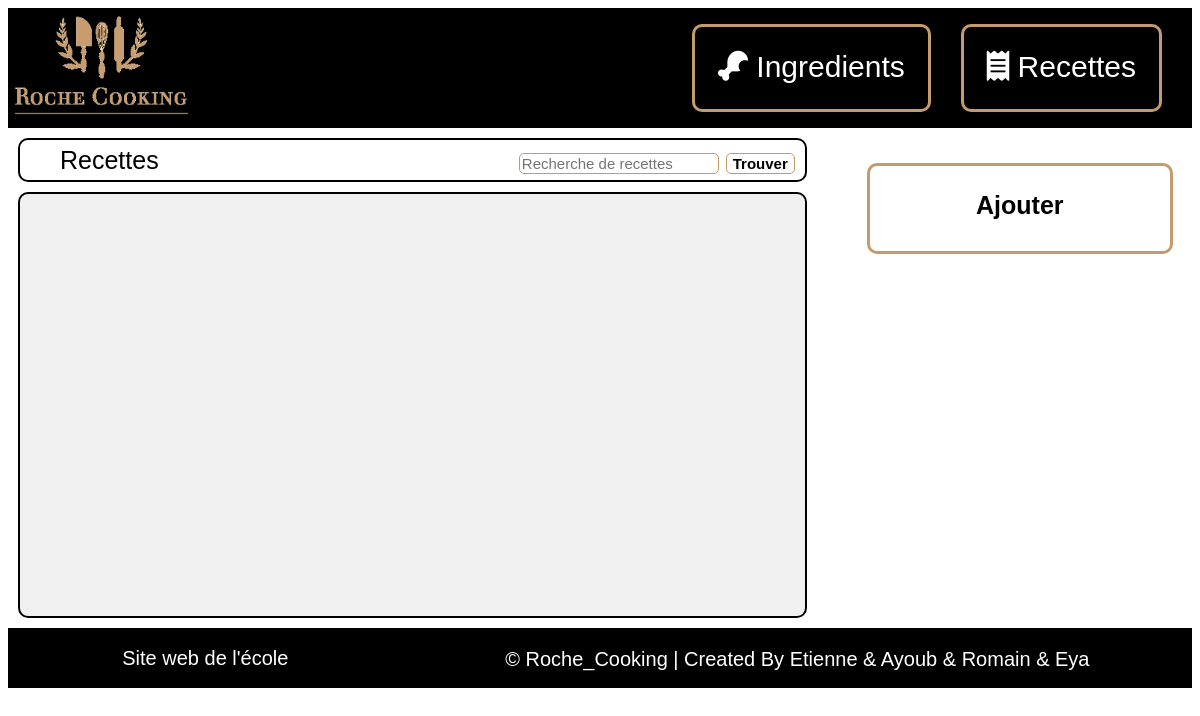
The page /index.php?action=readAll&controller=recette on the database as committed earlier.
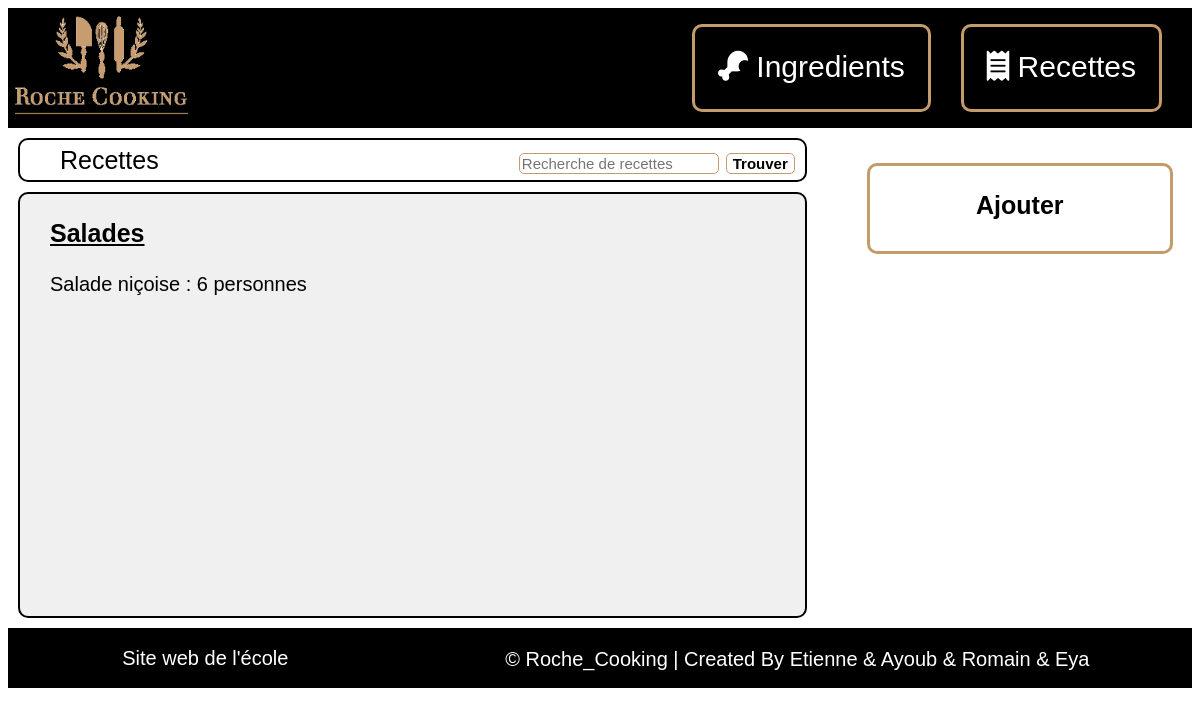
The same page on the database as committed later.
### tables this page shows
CREATE TABLE `typerecette` (
  `idTypeRecette` int(11) NOT NULL,
  `nomTypeRecette` varchar(50) NOT NULL
);

CREATE TABLE `recette` (
  `idRecette` int(11) NOT NULL,
  `idTypeRecette` int(11) NOT NULL,
  `idAuteur` int(11) NOT NULL,
  `nomRecette` varchar(50) NOT NULL,
  `nombrePortion` int(11) NOT NULL,
  `descriptif` varchar(300) NOT NULL,
  `progression` varchar(2000) NOT NULL,
  `prixMainOeuvre` decimal(10,0) NOT NULL,
  `multiplicateur` decimal(10,0) NOT NULL
);

### controller/ControllerRecette.php (called while the page is built, shortened)
<?php
require_once (File::build_path(array("model", "ModelRecette.php")));
require_once(File::build_path(array("model","ModelTypeRecette.php")));
class ControllerRecette {
    public static function readAll() {
        $tab_r = ModelRecette::selectAll();
        $tabTypeRecette = ModelTypeRecette::selectAll();
        require (File::build_path(array("view", "view.php")));
    }
}

### index.php (called while the page is built, shortened)
<?php
        require_once File::build_path(array("controller", "routeur.php"));
?>

### model/Model.php (called while the page is built, shortened)
<?php
class Model {
    public static $pdo;
    public static function Init() {
        $hostname = Conf::getHostname();
        $database_name = Conf::getDatabase();
        $login = Conf::getLogin();
        $password = Conf::getPassword();
        try {
            self::$pdo = new PDO("mysql:host=$hostname;dbname=$database_name", $login, $password,
                    array(PDO::MYSQL_ATTR_INIT_COMMAND => "SET NAMES utf8"));
            self::$pdo->setAttribute(PDO::ATTR_ERRMODE, PDO::ERRMODE_EXCEPTION);
        } catch (PDOException $e) {
            if (Conf::getDebug()) {
                echo $e->getMessage();
            } else {
                echo 'Une erreur est survenue <a href=""> retour a la page d\'accueil </a>';
            }
            die();
        }
    }
    public static function selectAll() {
        $table_name = static::$object;
        $class_name = "Model" . ucfirst($table_name);
        $rep = (Model::$pdo)->query("Select * From " . ucfirst($table_name));
        $rep->setFetchMode(PDO::FETCH_CLASS, $class_name);
        $tab = $rep->fetchAll();
        return $tab;
    }
}

### model/ModelTypeRecette.php (called while the page is built, shortened)
<?php
require_once File::build_path(array("model", "Model.php"));
class ModelTypeRecette extends Model{
    private $idTypeRecette;
    private $nomTypeRecette;
    function getIdTypeRecette() {
        return $this->idTypeRecette;
    }
    function getNomTypeRecette() {
        return $this->nomTypeRecette;
    }
}

### model/ModelRecette.php (called while the page is built, shortened)
<?php
require_once File::build_path(array("model", "Model.php"));
class ModelRecette extends Model{
    private $idRecette;
    private $idTypeRecette;
    private $nomRecette;
    private $nombrePortion;
    function getIdRecette() {
        return $this->idRecette;
    }
    function getIdTypeRecette() {
        return $this->idTypeRecette;
    }
    function getNomRecette() {
        return $this->nomRecette;
    }
    function getNombrePortion() {
        return $this->nombrePortion;
    }
}

### view/recette/list.php (the view, shortened to what this page needs)
<head>
    <link rel="stylesheet" type="text/css" href="style/style_contenu_bd.css">
    <link rel="stylesheet" type="text/css" href="style/style_bouton_gestion_bd.css">
</head>
<body>
    <div id="corps">
            <div id="fenetre">
                <div id="entete">
                    <ul>
                        <li>Recettes</li>
                        <li>
                            <form method="GET" action="index.php" controller="recette">
                                <input id="barre_recherche" type="search" name="RechercheRecette" placeholder="Recherche de recettes">
                                <input id="bouton_recherche" type="submit" value="Trouver">
                            </form>
                        </li>
                    </ul>
                </div>
                <div id="contenu">
                    <p>
                        <?php
                        foreach($tabTypeRecette as $type){
                            echo '<div id="type_recette"><p>' . $type->getNomTypeRecette() . '</p></div>';
                            $idType = $type->getIdTypeRecette();
                            foreach ($tab_r as $recette) {
                                if ($idType == $recette->getIdTypeRecette()){
                                    $nombrePortion = $recette->getNombrePortion();
                                    $nom = $recette->getNomRecette();
                                    $id = rawurlencode($recette->getIdRecette());
                                    echo '<div id="list_recette"><a href= "index.php?action=read&controller=recette&idRecette=' . $id . '">' . $nom . " : " . $nombrePortion . " personnes </a>" . '</div>';
                                }
                            }
                        }
                        ?>
                    </p>
                </div>
            </div>
            <div id="boutons">
                <ul>
                    <li class="case"><a href="index.php?controller=recette&action=create">Ajouter</li>
                </ul>
            </div>
    </div>
</body>

Rows that differ between the two databases and show on the page:
added typerecette: nomTypeRecette "Salades"
added recette: nomRecette "Salade niçoise", nombrePortion "6"
